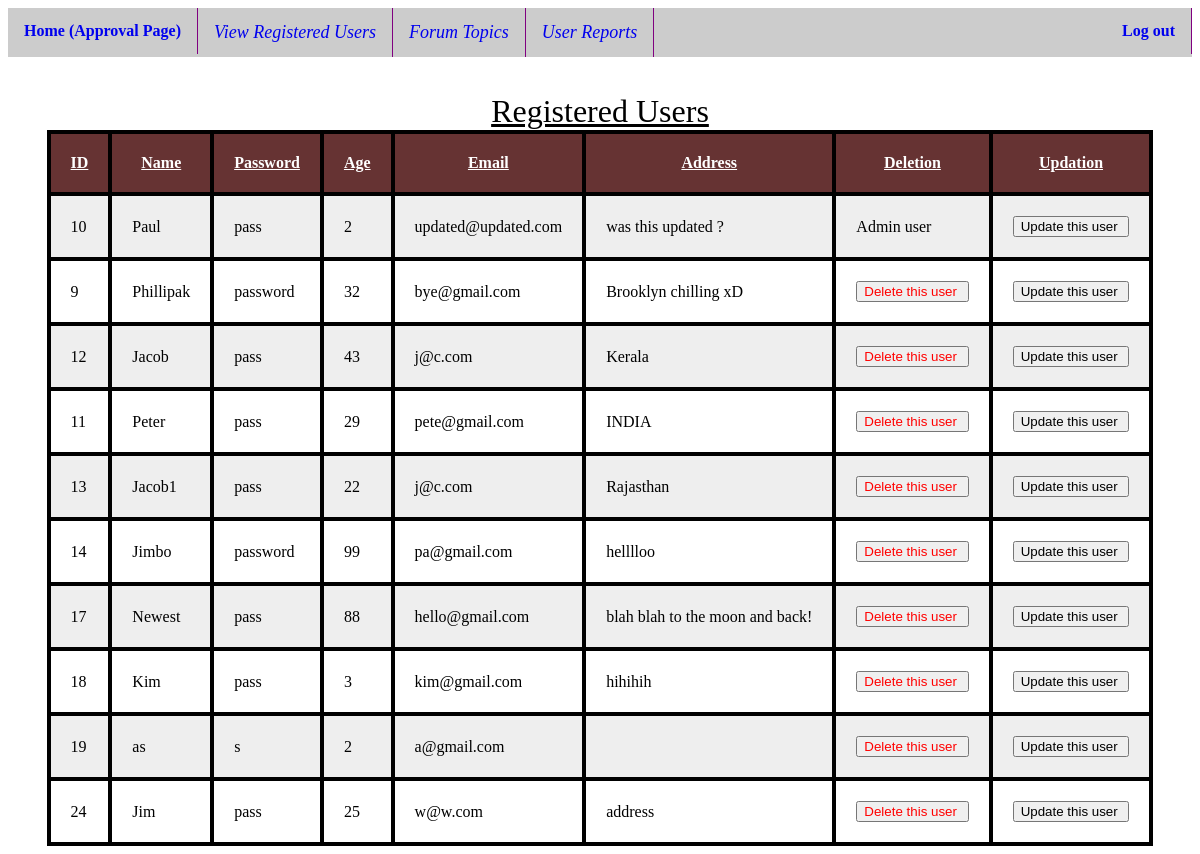
Screenshot of /welcome.php with the database file from the repository.
### tables this page shows
CREATE TABLE `demo` (
  `id` int(3) NOT NULL,
  `Name` varchar(100) NOT NULL,
  `Pass` varchar(100) NOT NULL,
  `Email` varchar(100) NOT NULL,
  `Age` int(2) NOT NULL,
  `Adress` varchar(100) NOT NULL,
  `Role` int(1) NOT NULL,
  `ImgLoc` varchar(1000) NOT NULL
);

### welcome.php (the view, shortened to what this page needs)
<!DOCTYPE html PUBLIC "-//W3C//DTD XHTML 1.0 Transitional//EN" "http://www.w3.org/TR/xhtml1/DTD/xhtml1-transitional.dtd">
<html xmlns="http://www.w3.org/1999/xhtml">
<head>
</head>
<body>
<?php
require_once('config.php');
require_once('navbar1.php');
$sql="SELECT id,Name,Age,Adress,Email,Pass,Role FROM demo";
$result=mysqli_query($conn,$sql);
?>
<br ><br>
<?php
if (mysqli_num_rows($result) > 0)
{	echo "<table> 	<caption style='color:black;text-align:center;font-size:200%;text-decoration:underline'>Registered Users</caption>
<tr><th>ID</th><th>Name</th><th>Password</th><th>Age</th><th>Email</th><th>Address</th><th>Deletion</th><th>Updation</th>";
	while($row = mysqli_fetch_assoc($result))
	{
	echo "<tr><td>" .$row["id"]. "</td><td>".$row["Name"]. "</td><td>".$row["Pass"]."</td><td>".$row["Age"]. "</td><td>".$row["Email"]. "</td><td>".$row["Adress"]. "</td>";
	if($row['Role']==0)
	{echo "<td><form action='delete.php' method='POST'><input type='submit' value='Delete this user ' style='color:red;'><input type='hidden' name='id' value='".$row['id']."'></form></td>";}
	else
	{echo "</td><td>Admin user</td>";}
	echo "<td><form method='POST' action='update.php'> <input type='submit' value='Update this user '> <input type='hidden' name='vara' value='".$row['id']."'> </form></td></tr>";
	}
echo "</table>";
}
?>
</body>
</html>

### welcome.php (style rules this page uses)
table,td,th { border:1px solid black;  padding:100px; }
table { margin-left: auto; margin-right: auto; }
tr,td,th { padding:20px; }
th { text-decoration:underline; }
table, tr:nth-child(even) { background-color: #eee; }
table,tr:nth-child(odd) { background-color: #fff; }
table { color: black; background-color: black; }
th { background:#663333; color:white; }

### rows the page displays
demo: id "10", Name "Paul", Pass "pass", Age "2", Email "updated@updated.com", Adress "was this updated ?", Role "Admin user"
demo: id "9", Name "Phillipak", Pass "password", Age "32", Email "bye@gmail.com", Adress "Brooklyn chilling xD"
demo: id "12", Name "Jacob", Pass "pass", Age "43", Email "j@c.com", Adress "Kerala"
demo: id "11", Name "Peter", Pass "pass", Age "29", Email "pete@gmail.com", Adress "INDIA"
demo: id "13", Name "Jacob1", Pass "pass", Age "22", Email "j@c.com", Adress "Rajasthan"
demo: id "14", Name "Jimbo", Pass "password", Age "99", Email "pa@gmail.com", Adress "helllloo"
demo: id "17", Name "Newest", Pass "pass", Age "88", Email "hello@gmail.com", Adress "blah blah to the moon and back!"
demo: id "18", Name "Kim", Pass "pass", Age "3", Email "kim@gmail.com", Adress "hihihih"
demo: id "19", Name "as", Pass "s", Age "2", Email "a@gmail.com"
demo: id "24", Name "Jim", Pass "pass", Age "25", Email "w@w.com", Adress "address"
